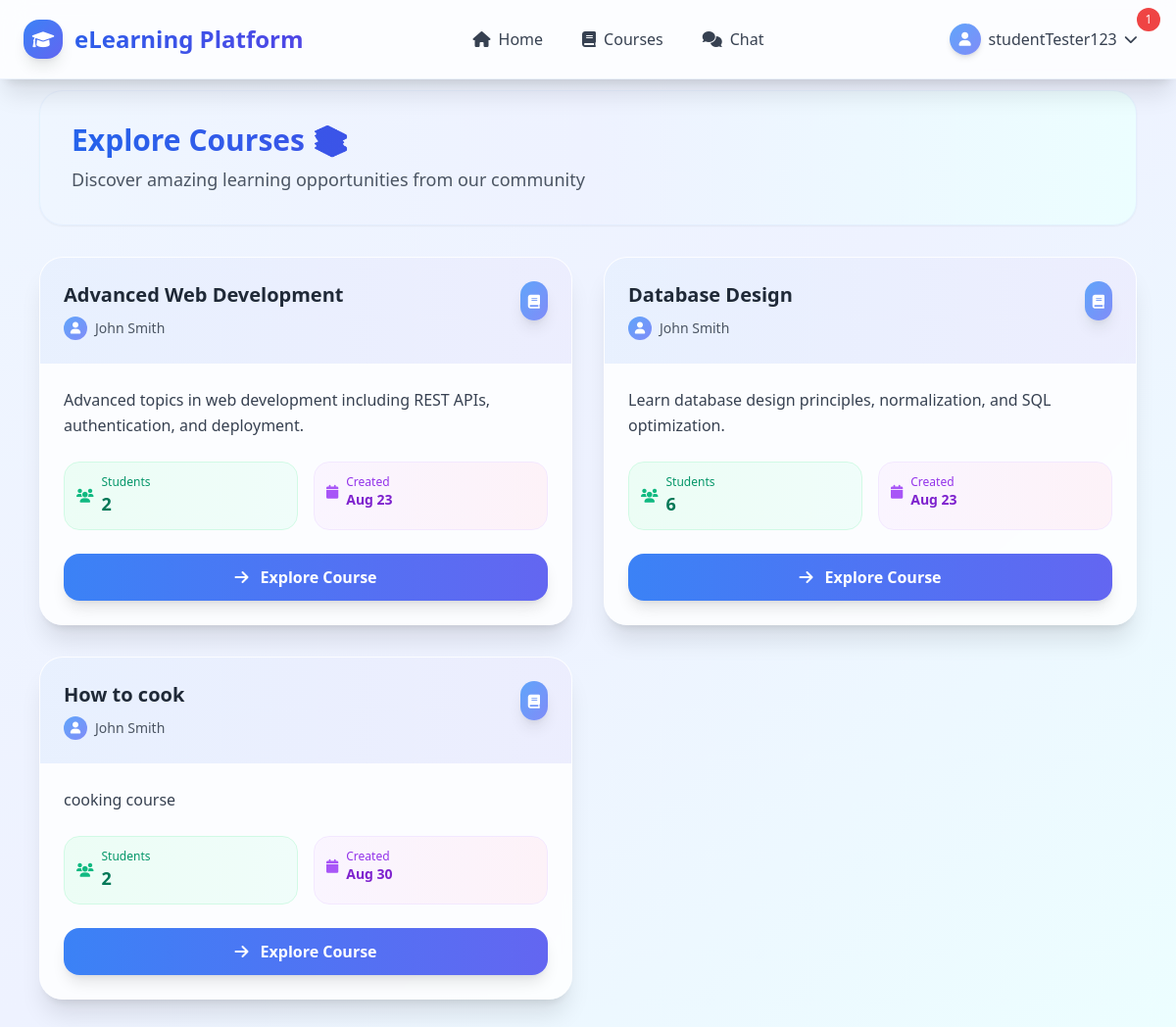
Screenshot of /courses/ (signed in) with the database file from the repository.
### users/models.py (models this page shows, shortened)
class User(AbstractUser):
    USER_TYPE_CHOICES = (
        ('student', 'Student'),
        ('teacher', 'Teacher'),
    )
    user_type = models.CharField(max_length=10, choices=USER_TYPE_CHOICES, default='student')
    profile_picture = models.ImageField(upload_to='profile_pics/', null=True, blank=True)
    bio = models.TextField(max_length=500, blank=True)
    date_of_birth = models.DateField(null=True, blank=True)
    phone_number = models.CharField(max_length=15, blank=True)
    is_blocked = models.BooleanField(default=False)
    blocked_at = models.DateTimeField(null=True, blank=True)
    blocked_by = models.ForeignKey('self', on_delete=models.SET_NULL, null=True, blank=True, related_name='blocked_users')
    def is_teacher(self):
        return self.user_type == 'teacher'

### courses/models.py (models this page shows, shortened)
class Course(models.Model):
    title = models.CharField(max_length=200)
    description = models.TextField()
    teacher = models.ForeignKey(settings.AUTH_USER_MODEL, on_delete=models.CASCADE, related_name='taught_courses')
    students = models.ManyToManyField(settings.AUTH_USER_MODEL, through='Enrollment', related_name='enrolled_courses')
    created_at = models.DateTimeField(auto_now_add=True)
    updated_at = models.DateTimeField(auto_now=True)
    is_active = models.BooleanField(default=True)
    def get_student_count(self):
        return self.students.count()

### courses/views.py (the view)
# urls.py: path('', views.course_list, name='course_list'),
@login_required
def course_list(request):
    if request.user.is_teacher():
        courses = Course.objects.filter(teacher=request.user)
    else:
        courses = Course.objects.filter(is_active=True)
    context = {
        'courses': courses,
    }
    return render(request, 'courses/course_list.html', context)

### users/context_processors.py (called while the page is built)
def notification_count(request):
    if request.user.is_authenticated:
        unread_count = request.user.notifications.filter(is_read=False).count()
        return {'unread_notifications_count': unread_count}
    return {'unread_notifications_count': 0}

### templates/courses/course_list.html (shortened to what this page needs)
{% extends 'base.html' %}
{% block content %}
<div class="mb-8">
  <div class="bg-gradient-to-r from-blue-50 via-indigo-50 to-cyan-50 rounded-3xl p-8 border border-blue-100/50 shadow-sm">
    <div class="flex items-center justify-between">
      <div>
        <h1 class="text-3xl font-bold bg-gradient-to-r from-blue-600 to-indigo-600 bg-clip-text text-transparent">
        </h1>
        <p class="text-gray-600 mt-2 text-lg">Discover amazing learning opportunities from our community</p>
      </div>
    </div>
  </div>
</div>
{% if courses %}
<div class="grid grid-cols-1 md:grid-cols-2 xl:grid-cols-3 gap-8">
  {% for course in courses %}
  <div class="group bg-white/80 backdrop-blur-sm rounded-3xl shadow-xl border border-white/20 overflow-hidden hover:shadow-2xl transform hover:scale-[1.02] transition-all duration-300">
    <div class="bg-gradient-to-r from-blue-500/10 to-indigo-500/10 px-6 py-6">
      <div class="flex items-start justify-between">
        <div class="flex-1">
          <h3 class="text-xl font-bold text-gray-800 mb-2 group-hover:text-blue-600 transition-colors">
            {{ course.title }}
          </h3>
          <div class="flex items-center space-x-4 text-sm text-gray-600">
            <div class="flex items-center">
              <div class="w-6 h-6 bg-gradient-to-br from-blue-400 to-indigo-400 rounded-full flex items-center justify-center mr-2">
                <i class="fas fa-user text-white text-xs"></i>
              </div>
              <span>{{ course.teacher.get_full_name|default:course.teacher.username }}</span>
            </div>
          </div>
        </div>
        <div class="p-2 bg-gradient-to-br from-blue-400 to-indigo-400 rounded-2xl shadow-lg">
          <i class="fas fa-book text-white text-sm"></i>
        </div>
      </div>
    </div>
    <div class="px-6 py-6">
      <p class="text-gray-700 leading-relaxed mb-6 line-clamp-3">
        {{ course.description|truncatewords:25 }}
      </p>
      <div class="grid grid-cols-2 gap-4 mb-6">
        <div class="p-3 bg-gradient-to-r from-emerald-50 to-teal-50 rounded-2xl border border-emerald-100">
          <div class="flex items-center space-x-2">
            <i class="fas fa-users text-emerald-500 text-sm"></i>
            <div>
              <p class="text-xs text-emerald-600 font-medium">Students</p>
              <p class="text-lg font-bold text-emerald-700">{{ course.get_student_count }}</p>
            </div>
          </div>
        </div>
        <div class="p-3 bg-gradient-to-r from-purple-50 to-pink-50 rounded-2xl border border-purple-100">
          <div class="flex items-center space-x-2">
            <i class="fas fa-calendar text-purple-500 text-sm"></i>
            <div>
              <p class="text-xs text-purple-600 font-medium">Created</p>
              <p class="text-sm font-semibold text-purple-700">{{ course.created_at|date:"M d" }}</p>
            </div>
          </div>
        </div>
      </div>
      <a href="{% url 'course_detail' course.id %}" class="block w-full bg-gradient-to-r from-blue-500 to-indigo-500 hover:from-blue-600 hover:to-indigo-600 text-white font-semibold py-3 px-6 rounded-2xl shadow-lg hover:shadow-xl transform hover:scale-105 transition-all duration-300 text-center">
        <i class="fas fa-arrow-right mr-2"></i>
        Explore Course
      </a>
    </div>
  </div>
  {% endfor %}
</div>
{% endif %}
{% endblock %}

### templates/base.html (shortened to what this page needs)
<!DOCTYPE html>
<html lang="en">
  <head>
    <script src="https://cdn.tailwindcss.com"></script>
    <link
      href="https://cdnjs.cloudflare.com/ajax/libs/font-awesome/6.0.0/css/all.min.css"
      rel="stylesheet"
    />
  </head>
  <body class="bg-gradient-to-br from-blue-50 via-indigo-50 to-cyan-50 min-h-screen pt-[60px]">
    <nav class="bg-white/80 backdrop-blur-md shadow-xl border-b border-blue-100/50 fixed w-full top-0" style="z-index: 100;">
      <div class="max-w-7xl mx-auto px-6">
        <div class="flex justify-between h-20">
          <div class="flex items-center">
            <a
              href="{% url 'home' %}"
              class="flex items-center bg-gradient-to-r from-blue-600 to-indigo-600 bg-clip-text text-transparent font-bold text-2xl hover:from-blue-700 hover:to-indigo-700 transition-all duration-300"
            >
              <div class="w-10 h-10 bg-gradient-to-br from-blue-500 to-indigo-500 rounded-2xl flex items-center justify-center mr-3 shadow-lg">
                <i class="fas fa-graduation-cap text-white text-lg"></i>
              </div>
            </a>
          </div>
          <div class="hidden md:flex items-center space-x-2">
            <a
              href="{% url 'home' %}"
              class="px-4 py-2 text-gray-700 hover:text-blue-600 hover:bg-blue-50 rounded-2xl transition-all duration-300 font-medium"
            >
              <i class="fas fa-home mr-2"></i>Home
            </a>
            <a
              href="{% url 'course_list' %}"
              class="px-4 py-2 text-gray-700 hover:text-blue-600 hover:bg-blue-50 rounded-2xl transition-all duration-300 font-medium"
            >
              <i class="fas fa-book mr-2"></i>Courses
            </a>
            <a
              href="{% url 'chat_list' %}"
              class="px-4 py-2 text-gray-700 hover:text-blue-600 hover:bg-blue-50 rounded-2xl transition-all duration-300 font-medium"
            >
              <i class="fas fa-comments mr-2"></i>Chat
            </a>
          </div>
          <div class="hidden md:flex items-center">
            {% if user.is_authenticated %}
            <div class="relative group">
              <button
                class="flex items-center px-4 py-2 text-gray-700 hover:text-blue-600 hover:bg-blue-50 rounded-2xl focus:outline-none transition-all duration-300 font-medium"
              >
                <div class="w-8 h-8 bg-gradient-to-br from-blue-400 to-indigo-400 rounded-full flex items-center justify-center mr-2 shadow-md">
                  <i class="fas fa-user text-white text-sm"></i>
                </div>
                {{ user.username }}
                <i class="fas fa-chevron-down ml-2 text-sm"></i>
              </button>
              {% if unread_notifications_count > 0 %}
              <div class="absolute -top-2 -right-2 bg-red-500 text-white text-xs rounded-full h-6 w-6 flex items-center justify-center">
                {{ unread_notifications_count }}
              </div>
              {% endif %}
            </div>
            {% endif %}
          </div>
        </div>
      </div>
    </nav>
    <main class="max-w-7xl mx-auto  py-8 px-6 sm:px-8 lg:px-10 z-0">
       {% block content %}{% endblock %}
    </main>
  </body>
</html>

### rows the page displays
User: username "studentTester123"
Course: title "Advanced Web Development", teacher.get_full_name "John Smith", description "Advanced topics in web development including REST APIs, authentication, and deployment.", get_student_count "2", created_at "Aug 23"
Course: title "Database Design", teacher.get_full_name "John Smith", description "Learn database design principles, normalization, and SQL optimization.", get_student_count "6", created_at "Aug 23"
Course: title "How to cook", teacher.get_full_name "John Smith", description "cooking course", get_student_count "2", created_at "Aug 30"

### other values shown
{{ unread_notifications_count }} "1"
